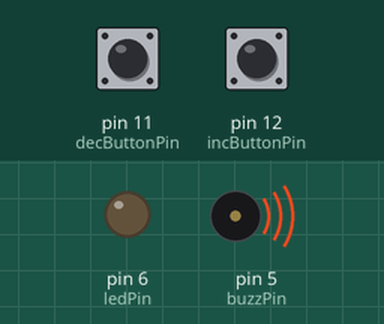
Recording of a program running on a simulated Arduino Uno, built with avr-gcc and run on an emulated ATmega328P. Parts: output pins drawn as LEDs (lit = HIGH), buzzer (waves = sounding). Inputs (shaded band) come from the test bench; at power-on: pin 12 (incButtonPin) LOW, pin 11 (decButtonPin) LOW. Pins used as bus, display or sensor lines are not drawn.

Above: at 1.2 s.
1.3 s: pin 12 (incButtonPin) pulled HIGH for 0.15 s
At 2.4 s:
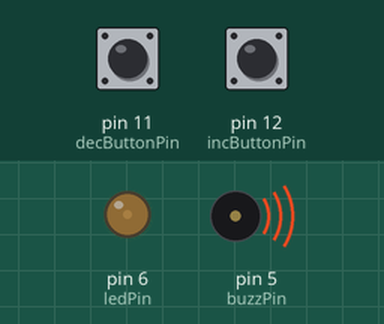
2.9 s: pin 11 (decButtonPin) pulled HIGH for 0.15 s
At 3.6 s:
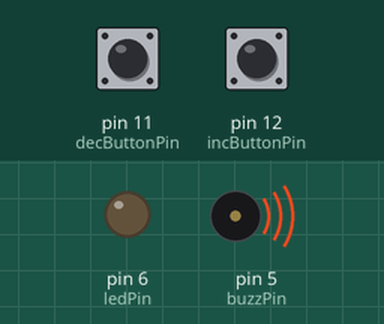
4.5 s: pin 12 (incButtonPin) pulled HIGH for 1 s
At 4.8 s:
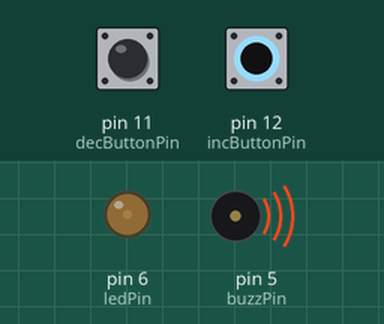
7.0 s: pin 11 (decButtonPin) pulled HIGH for 1 s
At 7.9 s:
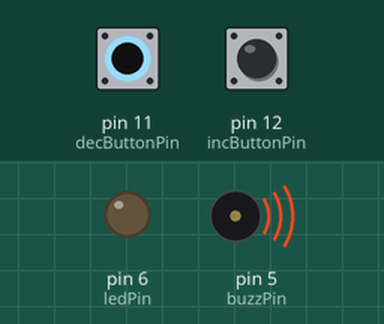
9.5 s: pin 12 (incButtonPin) pulsed HIGH 5 times (0.12 s each, 0.3 s apart)
At 12.1 s:
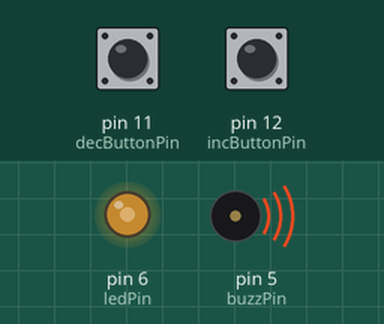
12.5 s: pin 12 (incButtonPin) pulled HIGH for 0.15 s
At 13.4 s:
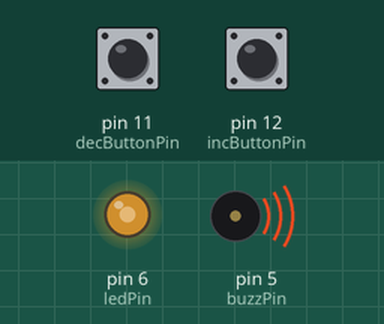
Timing chart, 0 to 15.1 s (numbered marks = the images above; inputs shaded):
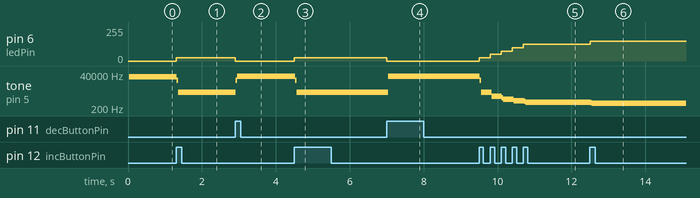

The program:

main.cpp
```cpp
#include <Arduino.h>

int ledPin = 6;

int buzzPin = 5;
int buzzDelay = 200;

int decButtonPin = 11;
int decButtonOld;
int decButtonNew;
int incButtonPin = 12;
int incButtonOld;
int incButtonNew;

int currStep;

int MIN_STEP = 0;
int MAX_STEP = 10;
int COEF = 255 / MAX_STEP;

void setup()
{
  pinMode(decButtonPin, INPUT);
  pinMode(incButtonPin, INPUT);
  pinMode(buzzPin, OUTPUT);
  pinMode(ledPin, OUTPUT);
  Serial.begin(9600);
}

void readInc()
{
  incButtonNew = digitalRead(incButtonPin);
  if (incButtonOld == 0 && incButtonNew == 1)
  {
    if (currStep < MAX_STEP)
    {
      currStep += 1;
    }
  }
  incButtonOld = incButtonNew;
}

void readDec()
{
  decButtonNew = digitalRead(decButtonPin);
  if (decButtonOld == 0 && decButtonNew == 1)
  {
    if (currStep > MIN_STEP)
    {
      currStep -= 1;
    }
  }
  decButtonOld = decButtonNew;
}

void buzz()
{
  digitalWrite(buzzPin, HIGH);
  delayMicroseconds(buzzDelay * currStep);
  digitalWrite(buzzPin, LOW);
  delayMicroseconds(buzzDelay * currStep);
}

void loop()
{
  readInc();
  readDec();
  buzz();
  analogWrite(ledPin, currStep * COEF);
}
```

Measured:
- after the input at 1.3 s, pin 6 (ledPin): 0/255 → 25/255 at once; tone on pin 5 (buzzPin): 27027 Hz → 14556 Hz at once, → 2313 Hz 0.04 s later
- after the input at 2.9 s, pin 6 (ledPin): 25/255 → 0/255 at once; tone on pin 5 (buzzPin): 2313 Hz → 14661 Hz at once, → 27173 Hz 0.04 s later
- after the input at 4.5 s, pin 6 (ledPin): 0/255 → 25/255 at once; tone on pin 5 (buzzPin): 27173 Hz → 14556 Hz at once, → 2313 Hz 0.04 s later
- after the input at 7.0 s, pin 6 (ledPin): 25/255 → 0/255 at once; tone on pin 5 (buzzPin): 2313 Hz → 27172 Hz at once
- after the input at 9.5 s, pin 6 (ledPin): moves from 0/255 to 125/255 over 1.2 s, starting at once; tone on pin 5 (buzzPin): plays 14545 Hz for 0.04 s, 2314 Hz for 0.28 s, 1201 Hz for 0.28 s, 1008 Hz for 0.04 s, 812 Hz for 0.28 s, 613 Hz for 0.28 s … (8 notes in this stretch), starting at once
- after the input at 12.5 s, pin 6 (ledPin): 125/255 → 150/255 at once; tone on pin 5 (buzzPin): 492 Hz → 454 Hz at once, → 411 Hz 0.04 s later
